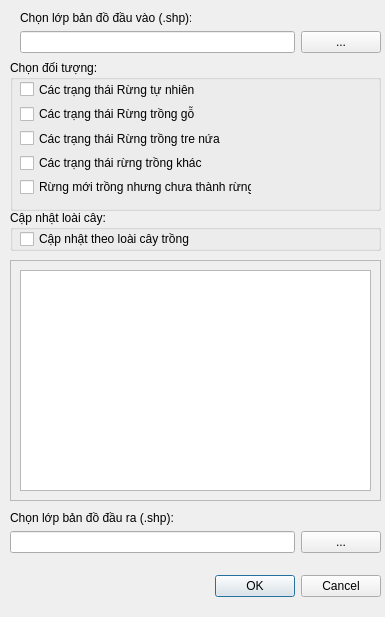
<?xml version="1.0" encoding="UTF-8"?>
<ui version="4.0">
 <class>Dialog_CapNhatDTCT</class>
 <widget class="QDialog" name="Dialog_CapNhatDTCT">
  <property name="geometry">
   <rect>
    <x>0</x>
    <y>0</y>
    <width>385</width>
    <height>617</height>
   </rect>
  </property>
  <property name="windowTitle">
   <string>v5PES - Cập nhật đối tượng chi trả</string>
  </property>
  <widget class="QDialogButtonBox" name="buttonBox">
   <property name="geometry">
    <rect>
     <x>40</x>
     <y>570</y>
     <width>341</width>
     <height>32</height>
    </rect>
   </property>
   <property name="orientation">
    <enum>Qt::Horizontal</enum>
   </property>
   <property name="standardButtons">
    <set>QDialogButtonBox::Cancel|QDialogButtonBox::Ok</set>
   </property>
  </widget>
  <widget class="QGroupBox" name="groupBox">
   <property name="geometry">
    <rect>
     <x>10</x>
     <y>60</y>
     <width>371</width>
     <height>151</height>
    </rect>
   </property>
   <property name="title">
    <string>Chọn đối tượng:</string>
   </property>
   <widget class="QWidget" name="layoutWidget">
    <property name="geometry">
     <rect>
      <x>10</x>
      <y>20</y>
      <width>232</width>
      <height>116</height>
     </rect>
    </property>
    <layout class="QVBoxLayout" name="verticalLayout">
     <item>
      <widget class="QCheckBox" name="rtn_checkbox">
       <property name="text">
        <string>Các trạng thái Rừng tự nhiên</string>
       </property>
      </widget>
     </item>
     <item>
      <widget class="QCheckBox" name="rtg_checkbox">
       <property name="text">
        <string>Các trạng thái Rừng trồng gỗ</string>
       </property>
      </widget>
     </item>
     <item>
      <widget class="QCheckBox" name="rttn_checkbox">
       <property name="text">
        <string>Các trạng thái Rừng trồng tre nứa</string>
       </property>
      </widget>
     </item>
     <item>
      <widget class="QCheckBox" name="rtk_checkbox">
       <property name="text">
        <string>Các trạng thái rừng trồng khác</string>
       </property>
      </widget>
     </item>
     <item>
      <widget class="QCheckBox" name="ctr_checkbox">
       <property name="text">
        <string>Rừng mới trồng nhưng chưa thành rừng</string>
       </property>
      </widget>
     </item>
    </layout>
   </widget>
  </widget>
  <widget class="QGroupBox" name="groupBox_2">
   <property name="geometry">
    <rect>
     <x>10</x>
     <y>210</y>
     <width>371</width>
     <height>41</height>
    </rect>
   </property>
   <property name="title">
    <string>Cập nhật loài cây:</string>
   </property>
   <widget class="QCheckBox" name="lc_checkbox">
    <property name="geometry">
     <rect>
      <x>10</x>
      <y>20</y>
      <width>171</width>
      <height>18</height>
     </rect>
    </property>
    <property name="text">
     <string>Cập nhật theo loài cây trồng</string>
    </property>
   </widget>
  </widget>
  <widget class="QLabel" name="label">
   <property name="geometry">
    <rect>
     <x>20</x>
     <y>10</y>
     <width>171</width>
     <height>16</height>
    </rect>
   </property>
   <property name="text">
    <string>Chọn lớp bản đồ đầu vào (.shp):</string>
   </property>
  </widget>
  <widget class="QLabel" name="label_2">
   <property name="geometry">
    <rect>
     <x>10</x>
     <y>510</y>
     <width>171</width>
     <height>16</height>
    </rect>
   </property>
   <property name="text">
    <string>Chọn lớp bản đồ đầu ra (.shp):</string>
   </property>
  </widget>
  <widget class="QWidget" name="layoutWidget">
   <property name="geometry">
    <rect>
     <x>20</x>
     <y>30</y>
     <width>361</width>
     <height>25</height>
    </rect>
   </property>
   <layout class="QGridLayout" name="gridLayout">
    <item row="0" column="0">
     <widget class="QLineEdit" name="inPath"/>
    </item>
    <item row="0" column="1">
     <widget class="QPushButton" name="inBtn">
      <property name="text">
       <string>...</string>
      </property>
     </widget>
    </item>
   </layout>
  </widget>
  <widget class="QWidget" name="layoutWidget">
   <property name="geometry">
    <rect>
     <x>10</x>
     <y>530</y>
     <width>371</width>
     <height>25</height>
    </rect>
   </property>
   <layout class="QGridLayout" name="gridLayout_2">
    <item row="0" column="0">
     <widget class="QLineEdit" name="outPath"/>
    </item>
    <item row="0" column="1">
     <widget class="QPushButton" name="outBtn">
      <property name="text">
       <string>...</string>
      </property>
     </widget>
    </item>
   </layout>
  </widget>
  <widget class="QScrollArea" name="scrollArea">
   <property name="geometry">
    <rect>
     <x>10</x>
     <y>260</y>
     <width>371</width>
     <height>241</height>
    </rect>
   </property>
   <property name="widgetResizable">
    <bool>true</bool>
   </property>
   <widget class="QWidget" name="scrollAreaWidgetContents">
    <property name="geometry">
     <rect>
      <x>0</x>
      <y>0</y>
      <width>369</width>
      <height>239</height>
     </rect>
    </property>
    <layout class="QGridLayout" name="gridLayout_3">
     <item row="0" column="0">
      <widget class="QTableWidget" name="tableWidget"/>
     </item>
    </layout>
   </widget>
  </widget>
 </widget>
 <resources/>
 <connections>
  <connection>
   <sender>buttonBox</sender>
   <signal>accepted()</signal>
   <receiver>Dialog_CapNhatDTCT</receiver>
   <slot>accept()</slot>
   <hints>
    <hint type="sourcelabel">
     <x>248</x>
     <y>254</y>
    </hint>
    <hint type="destinationlabel">
     <x>157</x>
     <y>274</y>
    </hint>
   </hints>
  </connection>
  <connection>
   <sender>buttonBox</sender>
   <signal>rejected()</signal>
   <receiver>Dialog_CapNhatDTCT</receiver>
   <slot>reject()</slot>
   <hints>
    <hint type="sourcelabel">
     <x>316</x>
     <y>260</y>
    </hint>
    <hint type="destinationlabel">
     <x>286</x>
     <y>274</y>
    </hint>
   </hints>
  </connection>
 </connections>
</ui>
